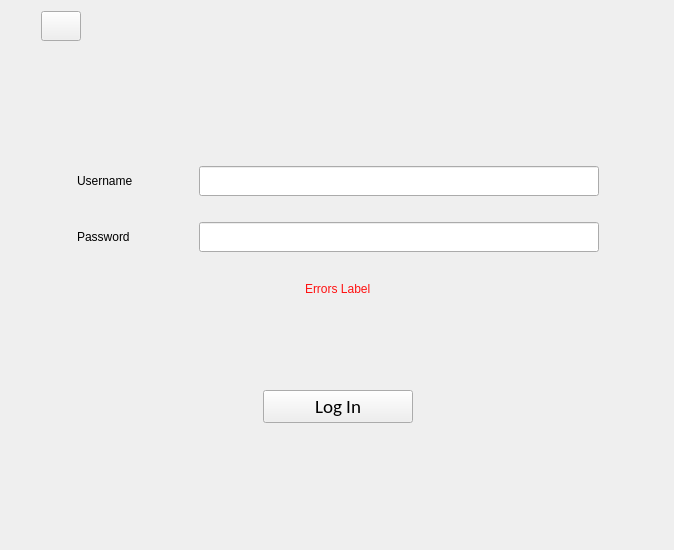
<?xml version="1.0" encoding="UTF-8"?>
<ui version="4.0">
 <class>mainLoginFrame</class>
 <widget class="QFrame" name="mainLoginFrame">
  <property name="geometry">
   <rect>
    <x>0</x>
    <y>0</y>
    <width>674</width>
    <height>550</height>
   </rect>
  </property>
  <property name="windowTitle">
   <string>Frame</string>
  </property>
  <layout class="QHBoxLayout" name="horizontalLayout">
   <item>
    <layout class="QVBoxLayout" name="verticalLayout">
     <property name="leftMargin">
      <number>30</number>
     </property>
     <property name="rightMargin">
      <number>27</number>
     </property>
     <item alignment="Qt::AlignLeft">
      <widget class="QPushButton" name="goBackButton">
       <property name="maximumSize">
        <size>
         <width>40</width>
         <height>30</height>
        </size>
       </property>
       <property name="statusTip">
        <string>Go Back</string>
       </property>
       <property name="text">
        <string/>
       </property>
       <property name="icon">
        <iconset>
         <normaloff>../Img/left_arrow.png</normaloff>../Img/left_arrow.png</iconset>
       </property>
       <property name="iconSize">
        <size>
         <width>24</width>
         <height>24</height>
        </size>
       </property>
      </widget>
     </item>
     <item>
      <spacer name="verticalSpacer_2">
       <property name="orientation">
        <enum>Qt::Vertical</enum>
       </property>
       <property name="sizeType">
        <enum>QSizePolicy::Fixed</enum>
       </property>
       <property name="sizeHint" stdset="0">
        <size>
         <width>20</width>
         <height>100</height>
        </size>
       </property>
      </spacer>
     </item>
     <item>
      <widget class="QFrame" name="loginInputFrame">
       <property name="maximumSize">
        <size>
         <width>600</width>
         <height>200</height>
        </size>
       </property>
       <property name="frameShape">
        <enum>QFrame::NoFrame</enum>
       </property>
       <property name="frameShadow">
        <enum>QFrame::Raised</enum>
       </property>
       <layout class="QGridLayout" name="gridLayout">
        <property name="leftMargin">
         <number>20</number>
        </property>
        <property name="rightMargin">
         <number>20</number>
        </property>
        <item row="1" column="0">
         <spacer name="verticalSpacer_4">
          <property name="orientation">
           <enum>Qt::Vertical</enum>
          </property>
          <property name="sizeType">
           <enum>QSizePolicy::Fixed</enum>
          </property>
          <property name="sizeHint" stdset="0">
           <size>
            <width>20</width>
            <height>10</height>
           </size>
          </property>
         </spacer>
        </item>
        <item row="2" column="1">
         <widget class="QLineEdit" name="passwordLineEdit">
          <property name="maximumSize">
           <size>
            <width>400</width>
            <height>30</height>
           </size>
          </property>
          <property name="statusTip">
           <string>Password</string>
          </property>
          <property name="echoMode">
           <enum>QLineEdit::Password</enum>
          </property>
         </widget>
        </item>
        <item row="0" column="0">
         <widget class="QLabel" name="usernameLabel">
          <property name="maximumSize">
           <size>
            <width>100</width>
            <height>33</height>
           </size>
          </property>
          <property name="statusTip">
           <string>Username</string>
          </property>
          <property name="text">
           <string>Username</string>
          </property>
         </widget>
        </item>
        <item row="2" column="0">
         <widget class="QLabel" name="passwordLabel">
          <property name="maximumSize">
           <size>
            <width>100</width>
            <height>33</height>
           </size>
          </property>
          <property name="statusTip">
           <string>Password</string>
          </property>
          <property name="text">
           <string>Password</string>
          </property>
         </widget>
        </item>
        <item row="0" column="1">
         <widget class="QLineEdit" name="usernameLineEdit">
          <property name="maximumSize">
           <size>
            <width>400</width>
            <height>30</height>
           </size>
          </property>
          <property name="statusTip">
           <string>Username</string>
          </property>
         </widget>
        </item>
       </layout>
      </widget>
     </item>
     <item alignment="Qt::AlignHCenter">
      <widget class="QLabel" name="errorsLabel">
       <property name="maximumSize">
        <size>
         <width>400</width>
         <height>20</height>
        </size>
       </property>
       <property name="text">
        <string>&lt;html&gt;&lt;head/&gt;&lt;body&gt;&lt;p&gt;&lt;span style=&quot; color:#ff1111;&quot;&gt;Errors Label&lt;/span&gt;&lt;/p&gt;&lt;/body&gt;&lt;/html&gt;</string>
       </property>
      </widget>
     </item>
     <item>
      <spacer name="verticalSpacer_3">
       <property name="orientation">
        <enum>Qt::Vertical</enum>
       </property>
       <property name="sizeType">
        <enum>QSizePolicy::Minimum</enum>
       </property>
       <property name="sizeHint" stdset="0">
        <size>
         <width>30</width>
         <height>85</height>
        </size>
       </property>
      </spacer>
     </item>
     <item alignment="Qt::AlignHCenter">
      <widget class="QPushButton" name="submitLoginButton">
       <property name="minimumSize">
        <size>
         <width>150</width>
         <height>33</height>
        </size>
       </property>
       <property name="maximumSize">
        <size>
         <width>150</width>
         <height>33</height>
        </size>
       </property>
       <property name="font">
        <font>
         <family>Carlito</family>
         <pointsize>14</pointsize>
        </font>
       </property>
       <property name="statusTip">
        <string>Log In</string>
       </property>
       <property name="text">
        <string>Log In</string>
       </property>
      </widget>
     </item>
     <item>
      <spacer name="verticalSpacer">
       <property name="orientation">
        <enum>Qt::Vertical</enum>
       </property>
       <property name="sizeType">
        <enum>QSizePolicy::Fixed</enum>
       </property>
       <property name="sizeHint" stdset="0">
        <size>
         <width>20</width>
         <height>116</height>
        </size>
       </property>
      </spacer>
     </item>
    </layout>
   </item>
  </layout>
 </widget>
 <tabstops>
  <tabstop>goBackButton</tabstop>
  <tabstop>usernameLineEdit</tabstop>
  <tabstop>passwordLineEdit</tabstop>
  <tabstop>submitLoginButton</tabstop>
 </tabstops>
 <resources/>
 <connections/>
</ui>
